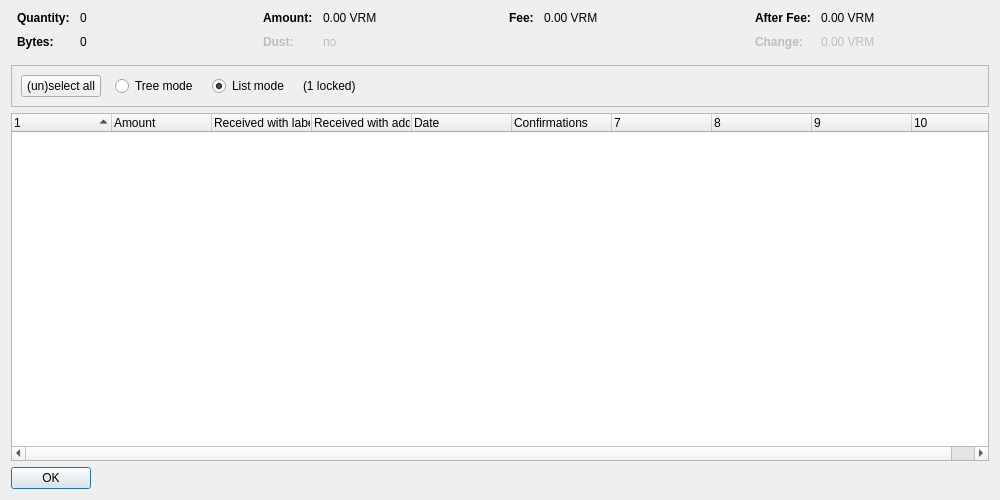
<?xml version="1.0" encoding="UTF-8"?>
<ui version="4.0">
 <class>CoinControlDialog</class>
 <widget class="QDialog" name="CoinControlDialog">
  <property name="geometry">
   <rect>
    <x>0</x>
    <y>0</y>
    <width>1000</width>
    <height>500</height>
   </rect>
  </property>
  <property name="windowTitle">
   <string>Coin Selection</string>
  </property>
  <layout class="QVBoxLayout" name="verticalLayout">
   <item>
    <layout class="QHBoxLayout" name="horizontalLayoutTop" stretch="0,0,0,0">
     <property name="topMargin">
      <number>0</number>
     </property>
     <property name="bottomMargin">
      <number>10</number>
     </property>
     <item>
      <layout class="QFormLayout" name="formLayoutCoinControl1">
       <property name="horizontalSpacing">
        <number>10</number>
       </property>
       <property name="verticalSpacing">
        <number>10</number>
       </property>
       <property name="leftMargin">
        <number>6</number>
       </property>
       <property name="rightMargin">
        <number>6</number>
       </property>
       <item row="0" column="0">
        <widget class="QLabel" name="labelCoinControlQuantityText">
         <property name="font">
          <font>
           <weight>75</weight>
           <bold>true</bold>
          </font>
         </property>
         <property name="text">
          <string>Quantity:</string>
         </property>
        </widget>
       </item>
       <item row="0" column="1">
        <widget class="QLabel" name="labelCoinControlQuantity">
         <property name="cursor">
          <cursorShape>IBeamCursor</cursorShape>
         </property>
         <property name="contextMenuPolicy">
          <enum>Qt::ActionsContextMenu</enum>
         </property>
         <property name="text">
          <string notr="true">0</string>
         </property>
         <property name="textInteractionFlags">
          <set>Qt::LinksAccessibleByMouse|Qt::TextSelectableByKeyboard|Qt::TextSelectableByMouse</set>
         </property>
        </widget>
       </item>
       <item row="1" column="0">
        <widget class="QLabel" name="labelCoinControlBytesText">
         <property name="font">
          <font>
           <weight>75</weight>
           <bold>true</bold>
          </font>
         </property>
         <property name="text">
          <string>Bytes:</string>
         </property>
        </widget>
       </item>
       <item row="1" column="1">
        <widget class="QLabel" name="labelCoinControlBytes">
         <property name="cursor">
          <cursorShape>IBeamCursor</cursorShape>
         </property>
         <property name="contextMenuPolicy">
          <enum>Qt::ActionsContextMenu</enum>
         </property>
         <property name="text">
          <string notr="true">0</string>
         </property>
         <property name="textInteractionFlags">
          <set>Qt::LinksAccessibleByMouse|Qt::TextSelectableByKeyboard|Qt::TextSelectableByMouse</set>
         </property>
        </widget>
       </item>
      </layout>
     </item>
     <item>
      <layout class="QFormLayout" name="formLayoutCoinControl2">
       <property name="horizontalSpacing">
        <number>10</number>
       </property>
       <property name="verticalSpacing">
        <number>10</number>
       </property>
       <property name="leftMargin">
        <number>6</number>
       </property>
       <property name="rightMargin">
        <number>6</number>
       </property>
       <item row="0" column="0">
        <widget class="QLabel" name="labelCoinControlAmountText">
         <property name="font">
          <font>
           <weight>75</weight>
           <bold>true</bold>
          </font>
         </property>
         <property name="text">
          <string>Amount:</string>
         </property>
        </widget>
       </item>
       <item row="0" column="1">
        <widget class="QLabel" name="labelCoinControlAmount">
         <property name="cursor">
          <cursorShape>IBeamCursor</cursorShape>
         </property>
         <property name="contextMenuPolicy">
          <enum>Qt::ActionsContextMenu</enum>
         </property>
         <property name="text">
          <string notr="true">0.00 VRM</string>
         </property>
         <property name="textInteractionFlags">
          <set>Qt::LinksAccessibleByMouse|Qt::TextSelectableByKeyboard|Qt::TextSelectableByMouse</set>
         </property>
        </widget>
       </item>
       <item row="1" column="0">
        <widget class="QLabel" name="labelCoinControlLowOutputText">
         <property name="enabled">
          <bool>false</bool>
         </property>
         <property name="font">
          <font>
           <weight>75</weight>
           <bold>true</bold>
          </font>
         </property>
         <property name="text">
          <string>Dust:</string>
         </property>
        </widget>
       </item>
       <item row="1" column="1">
        <widget class="QLabel" name="labelCoinControlLowOutput">
         <property name="enabled">
          <bool>false</bool>
         </property>
         <property name="cursor">
          <cursorShape>IBeamCursor</cursorShape>
         </property>
         <property name="contextMenuPolicy">
          <enum>Qt::ActionsContextMenu</enum>
         </property>
         <property name="text">
          <string notr="true">no</string>
         </property>
         <property name="textInteractionFlags">
          <set>Qt::LinksAccessibleByMouse|Qt::TextSelectableByKeyboard|Qt::TextSelectableByMouse</set>
         </property>
        </widget>
       </item>
      </layout>
     </item>
     <item>
      <layout class="QFormLayout" name="formLayoutCoinControl3">
       <property name="horizontalSpacing">
        <number>10</number>
       </property>
       <property name="verticalSpacing">
        <number>10</number>
       </property>
       <property name="leftMargin">
        <number>6</number>
       </property>
       <property name="rightMargin">
        <number>6</number>
       </property>
       <item row="0" column="0">
        <widget class="QLabel" name="labelCoinControlFeeText">
         <property name="font">
          <font>
           <weight>75</weight>
           <bold>true</bold>
          </font>
         </property>
         <property name="text">
          <string>Fee:</string>
         </property>
        </widget>
       </item>
       <item row="0" column="1">
        <widget class="QLabel" name="labelCoinControlFee">
         <property name="cursor">
          <cursorShape>IBeamCursor</cursorShape>
         </property>
         <property name="contextMenuPolicy">
          <enum>Qt::ActionsContextMenu</enum>
         </property>
         <property name="text">
          <string notr="true">0.00 VRM</string>
         </property>
         <property name="textInteractionFlags">
          <set>Qt::LinksAccessibleByMouse|Qt::TextSelectableByKeyboard|Qt::TextSelectableByMouse</set>
         </property>
        </widget>
       </item>
      </layout>
     </item>
     <item>
      <layout class="QFormLayout" name="formLayoutCoinControl4">
       <property name="horizontalSpacing">
        <number>10</number>
       </property>
       <property name="verticalSpacing">
        <number>10</number>
       </property>
       <property name="leftMargin">
        <number>6</number>
       </property>
       <property name="rightMargin">
        <number>6</number>
       </property>
       <item row="0" column="0">
        <widget class="QLabel" name="labelCoinControlAfterFeeText">
         <property name="font">
          <font>
           <weight>75</weight>
           <bold>true</bold>
          </font>
         </property>
         <property name="text">
          <string>After Fee:</string>
         </property>
        </widget>
       </item>
       <item row="0" column="1">
        <widget class="QLabel" name="labelCoinControlAfterFee">
         <property name="cursor">
          <cursorShape>IBeamCursor</cursorShape>
         </property>
         <property name="contextMenuPolicy">
          <enum>Qt::ActionsContextMenu</enum>
         </property>
         <property name="text">
          <string notr="true">0.00 VRM</string>
         </property>
         <property name="textInteractionFlags">
          <set>Qt::LinksAccessibleByMouse|Qt::TextSelectableByKeyboard|Qt::TextSelectableByMouse</set>
         </property>
        </widget>
       </item>
       <item row="1" column="0">
        <widget class="QLabel" name="labelCoinControlChangeText">
         <property name="enabled">
          <bool>false</bool>
         </property>
         <property name="font">
          <font>
           <weight>75</weight>
           <bold>true</bold>
          </font>
         </property>
         <property name="text">
          <string>Change:</string>
         </property>
        </widget>
       </item>
       <item row="1" column="1">
        <widget class="QLabel" name="labelCoinControlChange">
         <property name="enabled">
          <bool>false</bool>
         </property>
         <property name="cursor">
          <cursorShape>IBeamCursor</cursorShape>
         </property>
         <property name="contextMenuPolicy">
          <enum>Qt::ActionsContextMenu</enum>
         </property>
         <property name="text">
          <string notr="true">0.00 VRM</string>
         </property>
         <property name="textInteractionFlags">
          <set>Qt::LinksAccessibleByMouse|Qt::TextSelectableByKeyboard|Qt::TextSelectableByMouse</set>
         </property>
        </widget>
       </item>
      </layout>
     </item>
    </layout>
   </item>
   <item>
    <widget class="QFrame" name="frame">
     <property name="minimumSize">
      <size>
       <width>0</width>
       <height>40</height>
      </size>
     </property>
     <property name="frameShape">
      <enum>QFrame::StyledPanel</enum>
     </property>
     <property name="frameShadow">
      <enum>QFrame::Sunken</enum>
     </property>
     <layout class="QHBoxLayout" name="horizontalLayout">
      <item>
       <layout class="QHBoxLayout" name="horizontalLayoutPanel" stretch="0,0,0,0,0">
        <property name="spacing">
         <number>14</number>
        </property>
        <item>
         <widget class="QPushButton" name="pushButtonSelectAll">
          <property name="sizePolicy">
           <sizepolicy hsizetype="Maximum" vsizetype="Fixed">
            <horstretch>0</horstretch>
            <verstretch>0</verstretch>
           </sizepolicy>
          </property>
          <property name="text">
           <string>(un)select all</string>
          </property>
          <property name="autoDefault">
           <bool>false</bool>
          </property>
         </widget>
        </item>
        <item>
         <widget class="QRadioButton" name="radioTreeMode">
          <property name="sizePolicy">
           <sizepolicy hsizetype="Maximum" vsizetype="Fixed">
            <horstretch>0</horstretch>
            <verstretch>0</verstretch>
           </sizepolicy>
          </property>
          <property name="text">
           <string>Tree mode</string>
          </property>
         </widget>
        </item>
        <item>
         <widget class="QRadioButton" name="radioListMode">
          <property name="sizePolicy">
           <sizepolicy hsizetype="Maximum" vsizetype="Fixed">
            <horstretch>0</horstretch>
            <verstretch>0</verstretch>
           </sizepolicy>
          </property>
          <property name="text">
           <string>List mode</string>
          </property>
          <property name="checked">
           <bool>true</bool>
          </property>
         </widget>
        </item>
        <item>
         <widget class="QLabel" name="labelLocked">
          <property name="text">
           <string notr="true">(1 locked)</string>
          </property>
         </widget>
        </item>
        <item>
         <spacer name="horizontalSpacer">
          <property name="orientation">
           <enum>Qt::Horizontal</enum>
          </property>
          <property name="sizeHint" stdset="0">
           <size>
            <width>40</width>
            <height>20</height>
           </size>
          </property>
         </spacer>
        </item>
       </layout>
      </item>
     </layout>
    </widget>
   </item>
   <item>
    <widget class="CoinControlTreeWidget" name="treeWidget">
     <property name="contextMenuPolicy">
      <enum>Qt::CustomContextMenu</enum>
     </property>
     <property name="sortingEnabled">
      <bool>false</bool>
     </property>
     <property name="columnCount">
      <number>10</number>
     </property>
     <attribute name="headerShowSortIndicator" stdset="0">
      <bool>true</bool>
     </attribute>
     <attribute name="headerStretchLastSection">
      <bool>false</bool>
     </attribute>
     <column>
      <property name="text">
       <string/>
      </property>
     </column>
     <column>
      <property name="text">
       <string>Amount</string>
      </property>
     </column>
     <column>
      <property name="text">
       <string>Received with label</string>
      </property>
     </column>
     <column>
      <property name="text">
       <string>Received with address</string>
      </property>
     </column>
     <column>
      <property name="text">
       <string>Date</string>
      </property>
     </column>
     <column>
      <property name="text">
       <string>Confirmations</string>
      </property>
      <property name="toolTip">
       <string>Confirmed</string>
      </property>
     </column>
     <column>
      <property name="text">
       <string/>
      </property>
     </column>
     <column>
      <property name="text">
       <string/>
      </property>
     </column>
     <column>
      <property name="text">
       <string/>
      </property>
     </column>
     <column>
      <property name="text">
       <string/>
      </property>
     </column>
    </widget>
   </item>
   <item>
    <widget class="QDialogButtonBox" name="buttonBox">
     <property name="sizePolicy">
      <sizepolicy hsizetype="Maximum" vsizetype="Fixed">
       <horstretch>0</horstretch>
       <verstretch>0</verstretch>
      </sizepolicy>
     </property>
     <property name="orientation">
      <enum>Qt::Horizontal</enum>
     </property>
     <property name="standardButtons">
      <set>QDialogButtonBox::Ok</set>
     </property>
    </widget>
   </item>
  </layout>
 </widget>
 <customwidgets>
  <customwidget>
   <class>CoinControlTreeWidget</class>
   <extends>QTreeWidget</extends>
   <header>qt/coincontroltreewidget.h</header>
  </customwidget>
 </customwidgets>
 <resources/>
 <connections/>
</ui>
